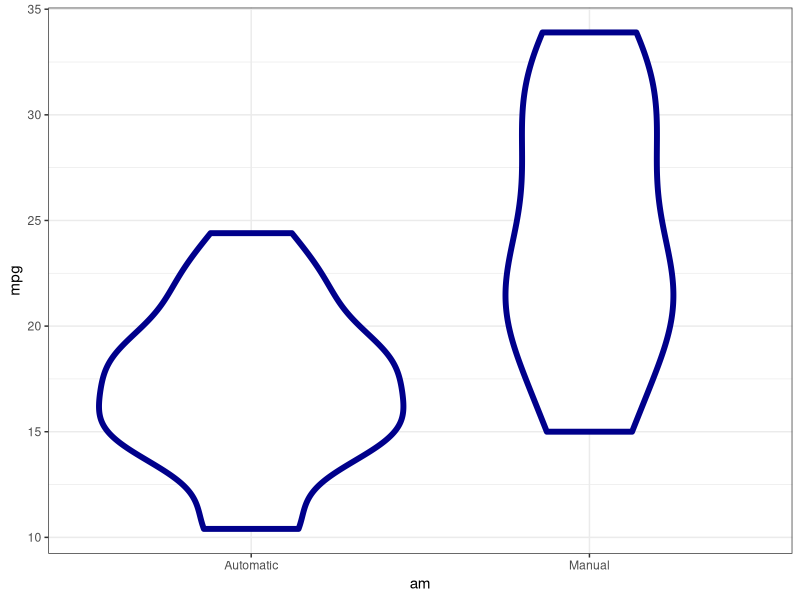
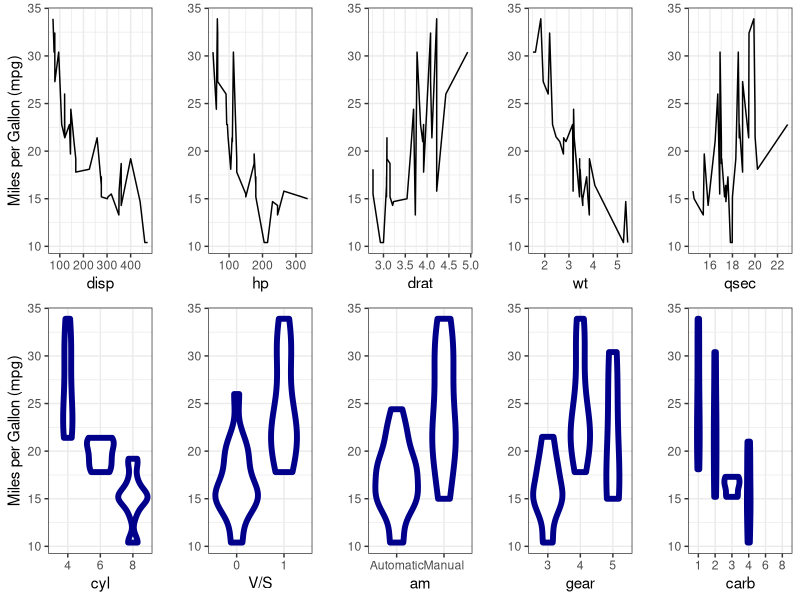
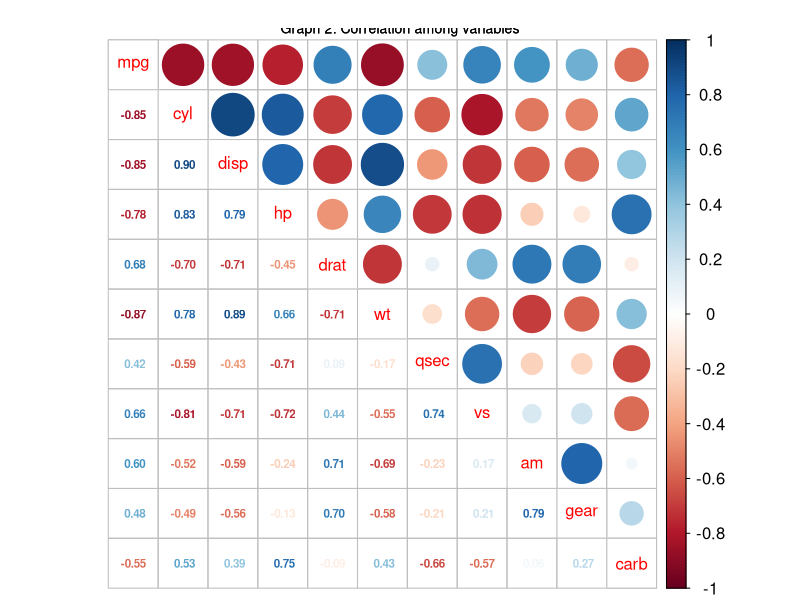
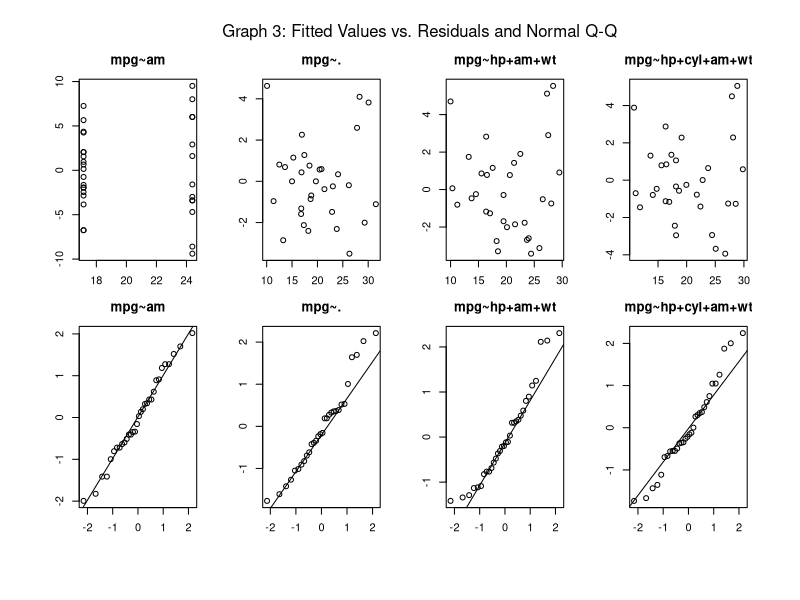

The R source for these figures, in order:
#Check if the required packaged are installed and upload them. 
    list.of.packages <- c("ggplot2", "GGally", "caret","lattice","gridExtra", "MASS", "corrplot")
    new.packages <- list.of.packages[!(list.of.packages %in% installed.packages()[,"Package"])]
    if(length(new.packages)) install.packages(new.packages)
    library(lattice)
    library(ggplot2)
    library(GGally)
    library(caret)
    library(gridExtra)
    library(MASS)
    library(corrplot)
    set.seed(1234)
#Read and Transform Data. 
    data(mtcars)
    head(mtcars)
    str(mtcars)
    summary(mtcars)
    ?mtcars
#Transforming the data    
    Corr_Matrix <- cor(mtcars)
    mtcars$cyl <- as.factor(mtcars$cyl)
    mtcars$vs <- as.factor(mtcars$vs)
    mtcars$am <- as.factor(mtcars$am)
    levels(mtcars$am) <- c("Automatic", "Manual")
    mtcars$gear <- as.factor(mtcars$gear)
    mtcars$carb <- as.factor(mtcars$carb)
#Simple Linear Regression
    #Exploring Data
        plot_am <- ggplot(data=mtcars,aes(y= mpg, x = am), fill = am)
        plot_am <- plot_am + geom_violin(colour = "darkblue", size=2)
        plot_am <- plot_am + xlab("am") + theme(panel.grid.major = element_line(colour = "white"))  + theme_bw()
        plot_am
    #Simple Linear Regression Model    
        Summary_Data <- matrix(, nrow = 4, ncol = 2)
        
        Linear_Regression <- lm(mpg ~ am,data=mtcars)
        summary(Linear_Regression)
        
        Summary_Name <- paste("Simple Linear Regression", summary(Linear_Regression)$call[2], sep = " - ")
        Summary_Data[1,1]<- coef(summary(Linear_Regression))["amManual","Estimate"]
        Summary_Data[1,2]<-summary(Linear_Regression)$adj.r.squared*100             
        
#Exploratory Analysis of Variables
    #Continuos Variables
        #Displacement (cu.in.)
            plot_disp <- ggplot(data=mtcars,aes(y= mpg, x = disp))   + geom_line(fill="darkblue", stat="identity")
            plot_disp <- plot_disp + labs(x="disp",y="Miles per Gallon (mpg)") 
            plot_disp <- plot_disp + theme(panel.grid.major = element_line(colour = "white")) + theme_bw()
        #Gross horsepower
            plot_hp <- ggplot(data=mtcars,aes(y= mpg, x = hp))   + geom_line(fill="darkblue", stat="identity")
            plot_hp <- plot_hp + labs(x="hp", y="") 
            plot_hp <- plot_hp + theme(panel.grid.major = element_line(colour = "white")) + theme_bw()
        #Rear axle ratio
            plot_drat <- ggplot(data=mtcars,aes(y= mpg, x = drat))   + geom_line(fill="darkblue", stat="identity")
            plot_drat <- plot_drat + labs(x="drat", y="") 
            plot_drat <- plot_drat + theme(panel.grid.major = element_line(colour = "white")) + theme_bw()
        #Weight (lb/1000)
            plot_wt <- ggplot(data=mtcars,aes(y= mpg, x = wt))   + geom_line(fill="darkblue", stat="identity")
            plot_wt <- plot_wt + labs(x="wt", y="") 
            plot_wt <- plot_wt + theme(panel.grid.major = element_line(colour = "white")) + theme_bw()
        #1/4 mile time
            plot_qsec <- ggplot(data=mtcars,aes(y= mpg, x = qsec))   + geom_line(fill="darkblue", stat="identity")
            plot_qsec <- plot_qsec + labs(x="qsec", y="") 
            plot_qsec <- plot_qsec + theme(panel.grid.major = element_line(colour = "white")) + theme_bw()
    #Factor Variables
        #Number of cylinders
            plot_cyl <- ggplot(data=mtcars,aes(y= mpg, x = cyl), fill = cyl)
            plot_cyl <- plot_cyl + geom_violin(colour = "darkblue", size=2)
            plot_cyl <- plot_cyl + labs(x="cyl",y="Miles per Gallon (mpg)") + theme(panel.grid.major = element_line(colour = "white")) + theme_bw()
        #V/S
            plot_vs <- ggplot(data=mtcars,aes(y= mpg, x = vs), fill = vs)
            plot_vs <- plot_vs + geom_violin(colour = "darkblue", size=2)
            plot_vs <- plot_vs + xlab("V/S") + ylab("") + theme(panel.grid.major = element_line(colour = "white")) + theme_bw()
        #Transmission
            plot_am <- ggplot(data=mtcars,aes(y= mpg, x = am), fill = am)
            plot_am <- plot_am + geom_violin(colour = "darkblue", size=2)
            plot_am <- plot_am + xlab("am") + ylab("") + theme(panel.grid.major = element_line(colour = "white")) + theme_bw()
        #Number of forward gears
            plot_gear <- ggplot(data=mtcars,aes(y= mpg, x = gear), fill = gear)
            plot_gear <- plot_gear + geom_violin(colour = "darkblue", size=2)
            plot_gear <- plot_gear + xlab("gear")+ ylab("") + theme(panel.grid.major = element_line(colour = "white")) + theme_bw()
        #Number of carburetors
            plot_carb <- ggplot(data=mtcars,aes(y= mpg, x = carb), fill = carb)
            plot_carb <- plot_carb + geom_violin(colour = "darkblue", size=2)
            plot_carb <- plot_carb + xlab("carb")+ ylab("") + theme(panel.grid.major = element_line(colour = "white")) + theme_bw()
        
    
        grid.arrange(plot_disp, plot_hp, plot_drat, plot_wt, plot_qsec, plot_cyl, plot_vs, plot_am, plot_gear, plot_carb, ncol=5, nrow=2)
        
    

        cex.before <- par("cex")
        par(cex = 0.7, oma=c(0,0,2,0))
        corrplot.mixed(Corr_Matrix, tl.cex=1/par("cex"),font.main=1, title="Graph 2: Correlation among variables",upper = "circle", 
                       lower = "number",cl.cex=1/par("cex"))
        par(cex = cex.before)
                
        
        
#Multiple Regression Model - All Variables
        Multiple_Regression_All <- lm(mpg ~ .,data=mtcars)
        summary(Multiple_Regression_All)
        
        Summary_Name <- c(Summary_Name, paste("All Regresors", summary(Multiple_Regression_All)$call[2], sep = " - "))
        Summary_Data[2,1]<- coef(summary(Multiple_Regression_All))["amManual","Estimate"]
        Summary_Data[2,2]<- summary(Multiple_Regression_All)$adj.r.squared*100
        
    
#Multiple Regression Model - Selected Variables
        Multiple_Regression_Selected <- lm(mpg ~ am + wt + hp,data=mtcars)
        summary(Multiple_Regression_Selected)
        
        Summary_Name <- c(Summary_Name, paste("Highly Correlated Regresors", summary(Multiple_Regression_Selected)$call[2], sep = " - "))
        Summary_Data[3,1]<- coef(summary(Multiple_Regression_Selected))["amManual","Estimate"]
        Summary_Data[3,2]<- summary(Multiple_Regression_Selected)$adj.r.squared*100
        
#Multiple Regression Model - MASS
        Multiple_Regression_MASS <- stepAIC(lm(mpg ~ . ,data=mtcars), direction = 'both', trace = FALSE)
        summary(Multiple_Regression_MASS)
        
        Summary_Name <- c(Summary_Name, paste("Highly Correlated Regresors", summary(Multiple_Regression_MASS)$call[2], sep = " - "))
        Summary_Data[4,1]<- coef(summary(Multiple_Regression_MASS))["amManual","Estimate"]
        Summary_Data[4,2]<- summary(Multiple_Regression_MASS)$adj.r.squared*100
        
#Regression Summary
        colnames(Summary_Data) <- c("AMManual Coefficient (Difference)","Adjusted R-squared")
        rownames(Summary_Data) <- Summary_Name
        Summary_Data
                
#Error Evaluation    
    
    par(oma=c(5,4,3,1), mfrow = c(2, 4), mar = c(0,0,1,1)+2)
    
    plot(Linear_Regression$fitted.values,Linear_Regression$residuals, main ="mpg~am")
    plot(Multiple_Regression_All$fitted.values,Multiple_Regression_All$residuals, main ="mpg~.")
    plot(Multiple_Regression_Selected$fitted.values,Multiple_Regression_Selected$residuals, main ="mpg~hp+am+wt")
    plot(Multiple_Regression_MASS$fitted.values,Multiple_Regression_MASS$residuals, main ="mpg~hp+cyl+am+wt")
    
    
    LR_Standard <- rstandard(Linear_Regression)
    qqnorm(LR_Standard, main ="mpg~am")
    qqline(LR_Standard)
    
    
    MRA_Standard <- rstandard(Multiple_Regression_All)
    qqnorm(MRA_Standard, main ="mpg~.")
    qqline(MRA_Standard)
    
    
    MRS_Standard <- rstandard(Multiple_Regression_Selected)
    qqnorm(MRS_Standard, main ="mpg~hp+am+wt")
    qqline(MRS_Standard)
    
    MRM_Standard <- rstandard(Multiple_Regression_MASS)
    qqnorm(MRM_Standard, main ="mpg~hp+cyl+am+wt")
    qqline(MRM_Standard)
    
    mtext("Graph 3: Fitted Values vs. Residuals and Normal Q-Q", outer=TRUE) 
    
    
    